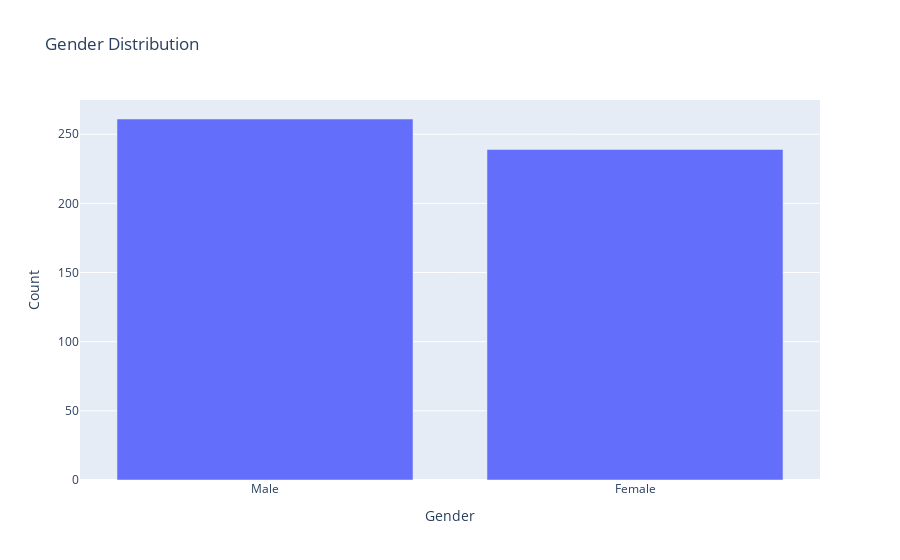

Notebook code cell kept with this figure:
### Code cell
# Gender Distribution.
# Bar chart for 'Gender' distribution.
gender_counts = data['Gender'].value_counts().reset_index()
gender_counts.columns = ['Gender','Count']
fig = px.bar(gender_counts, x= 'Gender', y='Count', title='Gender Distribution')
fig.show()

### Figure 1 — Plotly figure (JSON) as saved in the notebook; plotly's stock layout.template omitted (floating-point values rounded to 4 significant figures)
{"data": [{"alignmentgroup": "True", "hovertemplate": "Gender=%{x}<br>Count=%{y}<extra></extra>", "legendgroup": "", "marker": {"color": "#636efa", "pattern": {"shape": ""}}, "name": "", "offsetgroup": "", "orientation": "v", "showlegend": false, "textposition": "auto", "type": "bar", "x": ["Male", "Female"], "xaxis": "x", "y": [261, 239], "yaxis": "y"}], "layout": {"autosize": true, "barmode": "relative", "legend": {"tracegroupgap": 0}, "title": {"text": "Gender Distribution"}, "xaxis": {"anchor": "y", "autorange": true, "domain": [0, 1], "range": [-0.5, 1.5], "title": {"text": "Gender"}, "type": "category"}, "yaxis": {"anchor": "x", "autorange": true, "domain": [0, 1], "range": [0, 274.7], "title": {"text": "Count"}, "type": "linear"}}}
